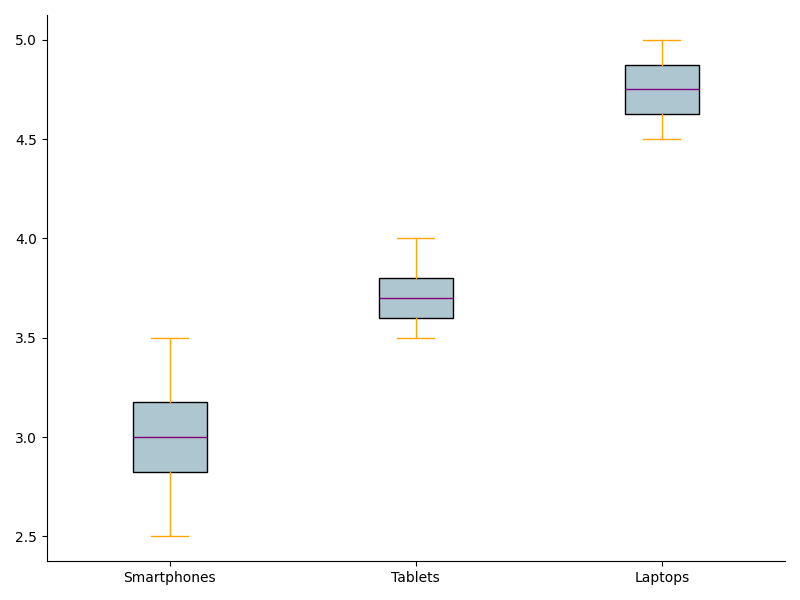

Reproduce this figure in Python.
import matplotlib.pyplot as plt

# Datasets for lifespans of different electronics
smartphones_lifespan = [2.5, 3, 2.8, 3.2, 2.9, 3.5, 3.1, 2.6, 3, 3.3]
tablets_lifespan = [3.5, 3.7, 4, 3.8, 3.6, 3.9, 3.5, 3.6, 3.8, 3.7]
laptops_lifespan = [4.5, 4.8, 5, 4.7, 4.6, 4.9, 4.8, 4.5, 4.7, 4.9]

data = [smartphones_lifespan, tablets_lifespan, laptops_lifespan]

fig, ax = plt.subplots(figsize=(8, 6))

boxes = ax.boxplot(data, vert=True, patch_artist=True, notch=False,
                   boxprops=dict(facecolor='#AEC6CF'),
                   whiskerprops=dict(color='orange'),
                   capprops=dict(color='orange'),
                   medianprops=dict(color='purple'))

ax.set_xticklabels(['Smartphones', 'Tablets', 'Laptops'])

ax.grid(False)
ax.spines['top'].set_visible(False)
ax.spines['right'].set_visible(False)

plt.tight_layout()
plt.show()
